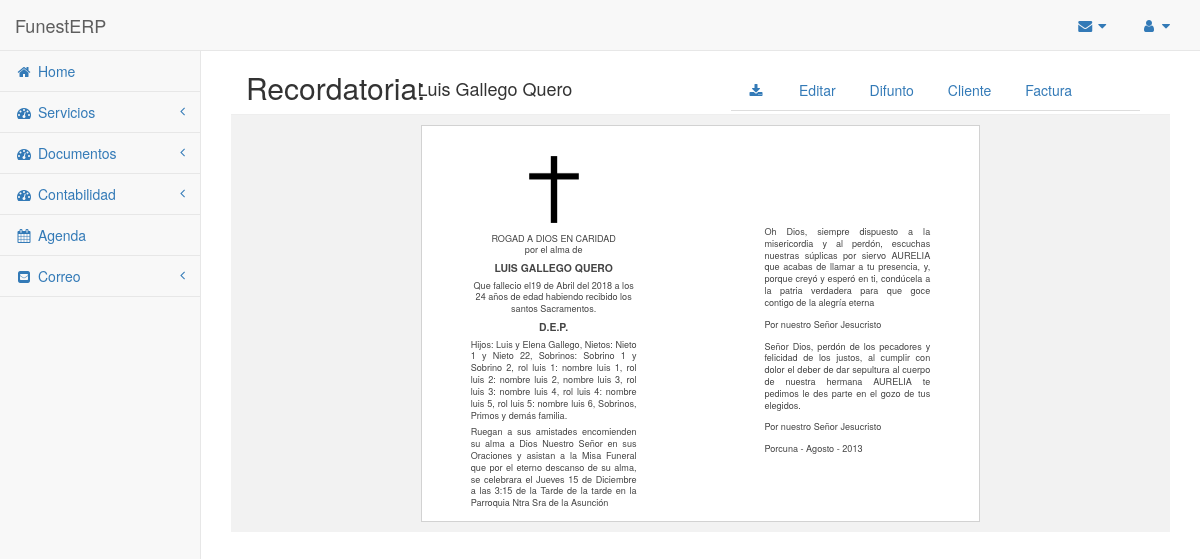
The page /erp/modulos/documentos/main.php?op=v_recordatoria&ref=1 on the database its author committed.
### tables this page shows
CREATE TABLE `difunto` (
  `id` int(11) NOT NULL,
  `nombre` varchar(50) NOT NULL,
  `dni` text,
  `sexo` enum('Hombre','Mujer') DEFAULT NULL,
  `poblacion` varchar(50) DEFAULT NULL,
  `provincia` varchar(50) DEFAULT NULL,
  `calle` varchar(50) DEFAULT NULL,
  `numero` int(11) DEFAULT NULL,
  `codigo_postal` int(5) DEFAULT NULL,
  `fecha_nacimiento` date DEFAULT NULL,
  `estado_civil` enum('Casado','Viudo','Soltero','') DEFAULT NULL,
  `nombre_pareja` varchar(50) DEFAULT NULL,
  `hijo_de` varchar(50) DEFAULT NULL,
  `poblacion2` varchar(50) DEFAULT NULL,
  `hijo_de2` varchar(50) DEFAULT NULL,
  `poblacion3` varchar(50) DEFAULT NULL
);

CREATE TABLE `familiares` (
  `id` int(11) NOT NULL,
  `id_fam` int(11) NOT NULL,
  `rol` varchar(30) NOT NULL,
  `nombres` text NOT NULL
);

### config/API_Client.php (called while the page is built, shortened)
<?php
class APIClient {
    public $HOST = "localhost";
    public $BD = "funesterp";
    public $USER = "root";
    public $PASS = "";
    public $BD_CONEXION;
    public function __construct() {
        $this->BD_CONEXION = mysqli_connect($this->HOST, $this->USER, $this->PASS, $this->BD);
        mysqli_set_charset($this->BD_CONEXION, "utf8");
    }
    public function select($modulo, $cond = null, $campos = "*", $order = null, $limit = null) {
        $sql = $this->preparaSQL([
            "modulo" => $modulo,
            "cond" => $cond,
            "campos" => $campos,
            "order" => $order,
            "limit" => $limit
        ]);
        $resultado = $this->getRows($sql);
        return $resultado;
    }
    public function preparaSQL($parametros) {
        $parametros = (object)$parametros;
        $sql = "SELECT $parametros->campos FROM $parametros->modulo WHERE $parametros->cond";
        return $sql;
    }
    public function getRows($sql) {
        if(!$res = $this->ejecutarSQL($sql)) return null;
        $resultado = [];
        while($row = mysqli_fetch_object($res)) {
            $resultado[] = $row;
        }
        return $resultado;
    }
    public function ejecutarSQL($sql) {
        $sql = trim($sql);
        $resultado = mysqli_query($this->BD_CONEXION, $sql);
        if($resultado) return $resultado;
        return false;
    }
}

### config/API_Global.php (called while the page is built, shortened)
<?php
require __DIR__ . "/API_Client.php";
$ApiClient = new APIClient();

### erp/funciones.php (called while the page is built, shortened)
<?php
function format_fecha($fecha, $op) {
    $fecha = new DateTime($fecha);
    $meses = ["","Enero","Febrero","Marzo","Abril","Mayo","Junio","Julio","Agosto","Septiembre","Octubre","Noviembre","Diciembre"];
    if($op == "defuncion") {
        $dia = date_format($fecha, "j");
        $mes = $meses[date_format($fecha, "n")];
        $anio = date_format($fecha, "Y");
        $txt = "$dia de $mes del $anio";
    } else if($op == "entierro") {
        $mes = $meses[date_format($fecha, "n")];
        $dia_num = date_format($fecha, "j");
        $dia_txt = date_format($fecha, "D");
        if($dia_txt == "Mon") $dia_txt = "Lunes";
        else if($dia_txt == "Tue") $dia_txt = "Martes";
        else if($dia_txt == "Wed") $dia_txt = "Miercoles";
        else if($dia_txt == "Thu") $dia_txt = "Jueves";
        else if($dia_txt == "Fri") $dia_txt = "Viernes";
        else if($dia_txt == "Sat") $dia_txt = "Sábado";
        else if($dia_txt == "Sun") $dia_txt = "Domingo";
        $txt = "$dia_txt $dia_num de $mes ";
    }
    return $txt;
}
function format_hora($date) {
    $date = new DateTime($date);
    $hora = date_format($date, "g");
    $min = date_format($date, "i");
    $meridiem = date_format($date, "a");
    $meridiem = ($meridiem == "am") ? "Mañana" : "Tarde";
    $txt = "$hora:$min de la $meridiem";
    return $txt;
}
?>

### erp/modulos/documentos/v_recordatoria.php (the view, shortened to what this page needs)
<?php
$ref = $_GET['ref'];
$miga = $_GET['miga'];
$estructura = null;
if($miga == "") {
    $id_dif = $ref;
    $modulo = "difunto";
    $cond = "id='$id_dif'";
    $difunto = $ApiClient->select($modulo, $cond);
    $modulo = "servicio";
    $cond = "id_dif='$id_dif'";
    $servicio = $ApiClient->select($modulo, $cond);
    $modulo = "difunto_familiares";
    $cond = "id_dif='$id_dif'";
    $relacion = $ApiClient->select($modulo, $cond);
    $modulo = "familiares";
    $id_fam = $relacion[0]->id_fam;
    $cond = "id_fam='$id_fam'";
    $familiares = $ApiClient->select($modulo, $cond);
    $estructura = [
        "difunto" => $difunto[0],
        "servicio" => $servicio[0],
        "familiares" => $familiares
    ];
    $estructura['servicio']->fecha_defuncion = format_fecha($estructura['servicio']->fecha_defuncion, "defuncion");
    $estructura['servicio']->fecha_entierro = format_fecha($estructura['servicio']->fecha_entierro, "entierro");
    $estructura['servicio']->fecha_misa = format_fecha($estructura['servicio']->fecha_misa, "entierro");
    $estructura['servicio']->hora_entierro = format_hora($estructura['servicio']->hora_entierro);
    $estructura['servicio']->hora_misa = format_hora($estructura['servicio']->hora_misa);
    $estructura['difunto']->fecha_nacimiento = format_edad($estructura['difunto']->fecha_nacimiento);
}
?>
<div class="container-fluid">
    <div class="row border_nav">
        <div class="col-md-2"><h2>Recordatoria:</h2></div>
        <div class="col-md-10 alinear_nav">
            <div class="col-md-5"><h4><?= $estructura['difunto']->nombre ?></h4></div>
            <div class="col-md-7">
                <nav>
                    <ul class="nav nav-tabs">
                        <li class="" role="presentation">
                            <a href="./plantillaRecordatoria.php?ref=<?= $estructura['difunto']->id ?>"><i class="fa fa-download fa-fw"></i></a>
                        </li>
                        <li class="espaciar_nav" role="presentation">
                            <a href="main.php?op=e_documentos&ref=<?= $estructura['difunto']->id ?>&miga=recordatoria">Editar</a>
                        </li>
                        <li class="espaciar_nav" role="presentation">
                            <a href="../servicios/main.php?op=v_defuncion&ref=<?= $estructura['difunto']->id ?>">Difunto</a>
                        </li>
                        <li class="espaciar_nav" role="presentation">
                            <a href="../servicios/main.php?op=v_cliente&miga=docs&ref=<?= $estructura['difunto']->id ?>">Cliente</a>
                        </li>
                        <li class="espaciar_nav" role="presentation">
                            <a href="../contabilidad/main.php?op=v_factura&miga=docs&ref=<?= $estructura['difunto']->id ?>">Factura</a>
                        </li>
                    </ul>
                </nav>
            </div>
        </div>
    </div>
    <div class="row body_recordatoria">
        <div id="dina6">
            <div class="row contenido_general">
                <div class="col-md-4 col-md-offset-1">
                    <div class="contenido_izquierda">
                        <div style="text-align: center;">
                            <img class="tam_img" src="../../img/cruz_recordatoria.png">
                            <div class="" style="font-size: 70%;">ROGAD A DIOS EN CARIDAD</div>
                            <div class="separado_row" style="font-size: 70%;">por el alma de</div>
                            <div class="separado_row" style="font-size: 80%; font-weight: bold;"><?= strtoupper($estructura['difunto']->nombre) ?></div>
                            <div class="separado_row" style="font-size: 70%;">Que fallecio el<?= $estructura['servicio']->fecha_defuncion ?> a los
                                <?= $estructura['difunto']->fecha_nacimiento ?> años de edad habiendo recibido los santos Sacramentos.
                            </div>
                            <div class="separado_row subrayado" style="font-size: 80%; font-weight: bold;">D.E.P.</div>
                        </div>
                        <div class="separado_row" style="font-size: 70%;">
                            <?php foreach($estructura['familiares'] as $valor) { ?>
                                <span><?= $valor->rol ?>: </span> <?= $valor->nombres ?>,
                            <?php } ?>
                            Sobrinos, Primos y demás familia.
                        </div>
                        <div class="separado_row" style="font-size: 70%;">Ruegan a sus amistades  encomienden su
                            alma a Dios Nuestro Señor en sus Oraciones  y asistan a la Misa Funeral  que por el
                            eterno descanso de su alma, se celebrara el <?= $estructura['servicio']->fecha_misa ?> a las
                            <?= $estructura['servicio']->hora_misa ?> de la tarde en la Parroquia Ntra Sra de la Asunción
                        </div>
                    </div>
                </div>
                <div class="col-md-4 col-md-offset-2">
                    <div class="contenido_derecha">
                        <div class="separado_row" style="font-size: 70%;">Oh Dios, siempre dispuesto a la misericordia y al perdón,
                            escuchas nuestras súplicas por siervo AURELIA que acabas de llamar a tu presencia, y, porque creyó y
                            esperó en ti, condúcela a la patria verdadera para que goce contigo de la alegría eterna
                        </div>
                        <div class="separado_row_doble" style="font-size: 70%;">Por nuestro Señor Jesucristo</div>
                        <div class="separado_row" style="font-size: 70%;">Señor Dios, perdón de los pecadores y felicidad de los justos,
                            al cumplir con dolor el deber de dar sepultura al cuerpo de nuestra hermana AURELIA  te pedimos le des
                            parte en el gozo de tus elegidos.
                        </div>
                        <div class="separado_row_doble" style="font-size: 70%;">Por nuestro Señor Jesucristo</div>
                        <div class="separado_row" style="font-size: 70%;">Porcuna - Agosto - 2013</div>
                    </div>
                </div>
            </div>
        </div>
    </div>
</div>

### erp/css/estilosERP.css (style rules this page uses)
body { background-color: #f8f8f8; }
.border_nav { border-bottom: 1px solid #eee; }
.alinear_nav { margin-top: 18px; }

### erp/modulos/documentos/v_recordatoria.php (style rules this page uses)
.body_recordatoria { background: #f2f2f2; // font-family: Arial; font-size: 13px; line-height: 1.3; color: #444; }
#dina6 { width: 148mm; height: 105mm; border: 1px solid #D2D2D2; background: #fff; margin: 10px auto; }
.tam_img { max-width: 50px; max-height: 80px; margin-bottom: 10px; }
.contenido_general { margin-top:30px; text-align: justify; }
.contenido_derecha { margin-top: 70px; }
.separado_row { margin-bottom: 5px; }
.separado_row_doble { margin-top: 10px; margin-bottom: 10px; }

### rows shown on the page
difunto: nombre "Luis Gallego Quero", nombre "LUIS GALLEGO QUERO"
familiares: rol "Hijos", nombres "Luis y Elena Gallego"
familiares: rol "Nietos", nombres "Nieto 1 y Nieto 22"
familiares: rol "Sobrinos", nombres "Sobrino 1 y Sobrino 2"
familiares: rol "rol luis 1", nombres "nombre luis 1"
familiares: rol "rol luis 2", nombres "nombre luis 2, nombre luis 3"
familiares: rol "rol luis 3", nombres "nombre luis 4"
familiares: rol "rol luis 4", nombres "nombre luis 5"
familiares: rol "rol luis 5", nombres "nombre luis 6"

### other values the page prints
$estructura['servicio']->fecha_defuncion "19 de Abril del 2018"
$estructura['difunto']->fecha_nacimiento "24"
$estructura['servicio']->fecha_misa "Jueves 15 de Diciembre"
$estructura['servicio']->hora_misa "3:15 de la Tarde"
